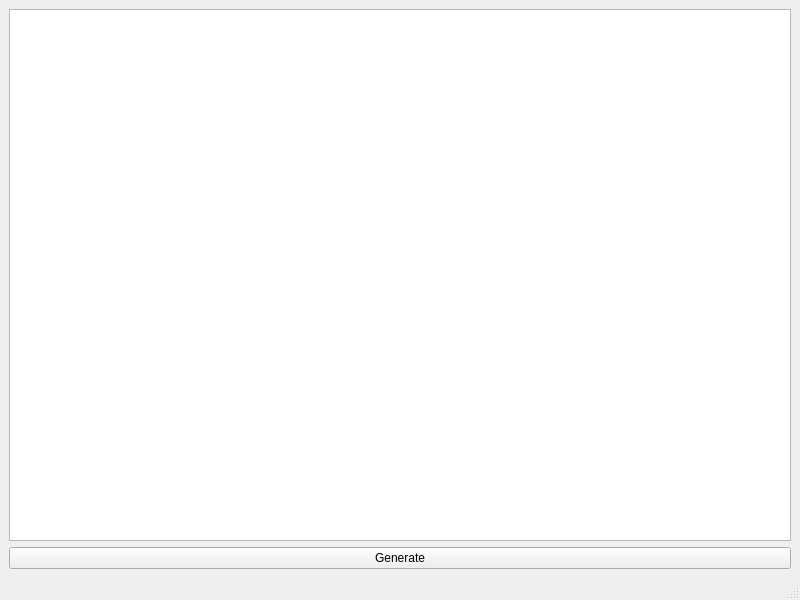
<?xml version="1.0" encoding="UTF-8"?>
<ui version="4.0">
 <class>MainWindow</class>
 <widget class="QMainWindow" name="MainWindow">
  <property name="geometry">
   <rect>
    <x>0</x>
    <y>0</y>
    <width>800</width>
    <height>600</height>
   </rect>
  </property>
  <property name="windowTitle">
   <string>MainWindow</string>
  </property>
  <widget class="QWidget" name="centralwidget">
   <layout class="QVBoxLayout" name="verticalLayout">
    <item>
     <widget class="QListWidget" name="listWidget"/>
    </item>
    <item>
     <widget class="QPushButton" name="pushButton">
      <property name="text">
       <string>Generate</string>
      </property>
     </widget>
    </item>
   </layout>
  </widget>
  <widget class="QMenuBar" name="menubar">
   <property name="geometry">
    <rect>
     <x>0</x>
     <y>0</y>
     <width>800</width>
     <height>22</height>
    </rect>
   </property>
  </widget>
  <widget class="QStatusBar" name="statusbar"/>
 </widget>
 <resources/>
 <connections/>
</ui>
